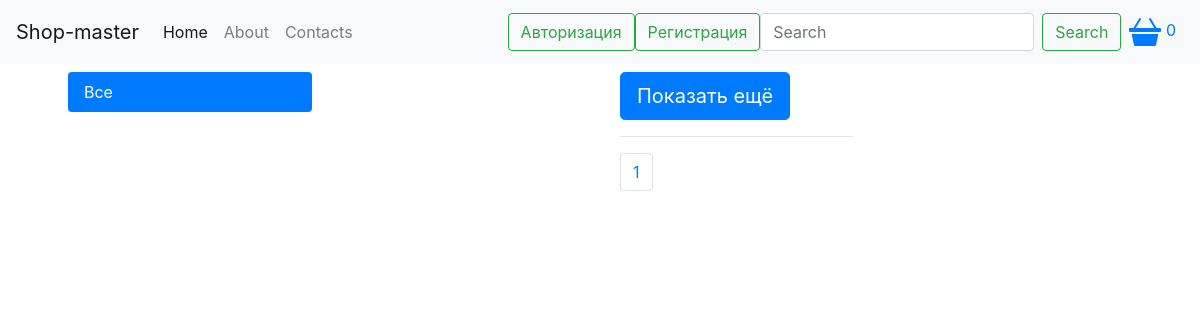
/?page=1, run on an earlier commit of the app's database.
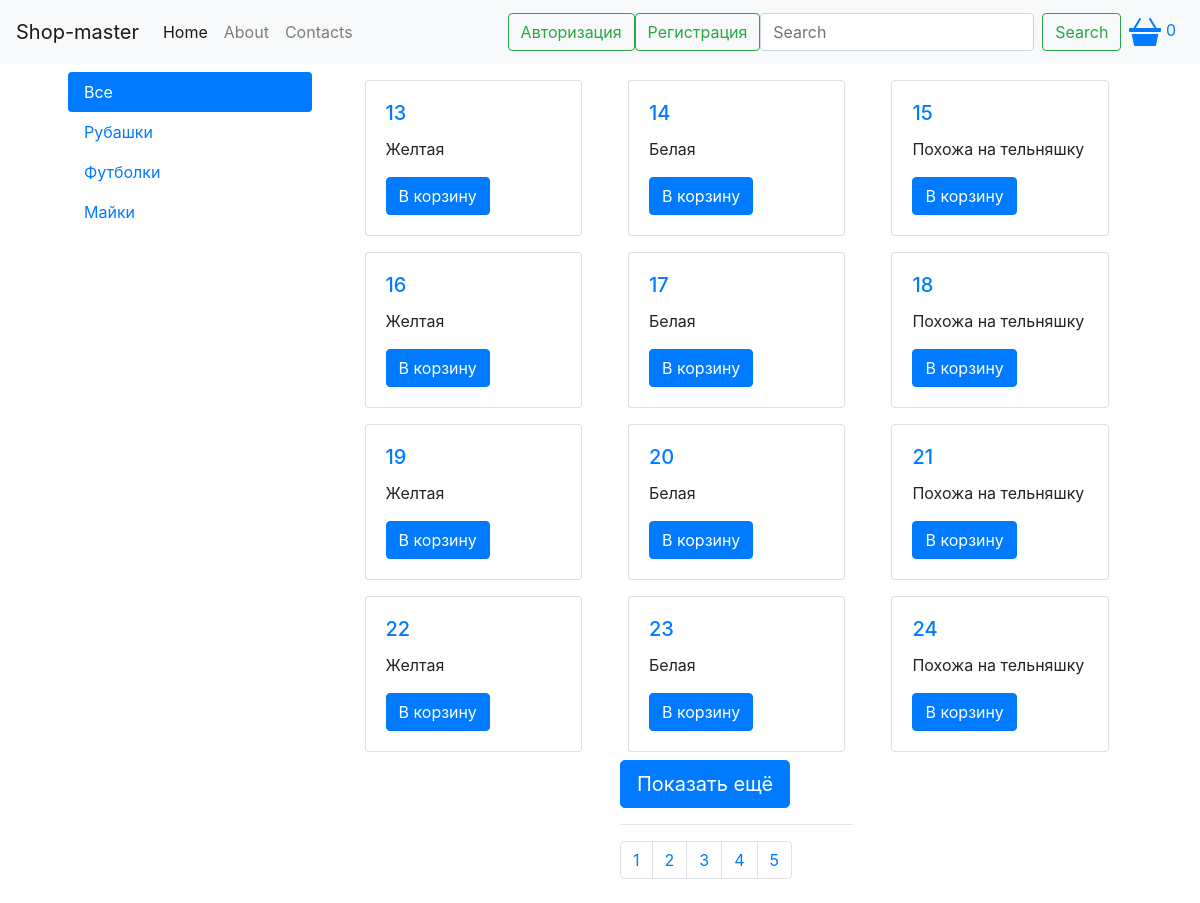
And on a later commit of the database.
### tables this page shows
CREATE TABLE `categories` (
  `id` int(11) NOT NULL,
  `title` varchar(255) NOT NULL
);

CREATE TABLE `products` (
  `id` int(11) NOT NULL,
  `title` varchar(255) NOT NULL,
  `description` text NOT NULL,
  `content` text NOT NULL,
  `category_id` int(11) NOT NULL,
  `image` varchar(255) NOT NULL
);

### parts/product_card.php (the view)
<div class="col-4">
	<div class="card m-2">
		<div class="card-body">
			<h5 class="card-title">
				<a href="product.php?id=<?php echo $row["id"] ?>">
					<?php echo $row["title"] ?>
				</a>
			</h5>
			<p class="card-text"><?php echo $row["description"] ?></p>
			<button class="btn btn-primary" onclick="addToBasket(this)" data-id="<?php echo $row["id"] ?>">
				В корзину
			</button>
		</div>
	</div>
</div>

### parts/cat_nav.php
<div class="nav flex-column nav-pills" id="v-pills-tab" role="tablist" aria-orientation="vertical">
	<a class="nav-link <?php if (!isset($_GET["id"])){ ?> active <?php }  ?>" href="/">Все</a>
	<?php
		$sql = "SELECT * FROM categories";
		$result = $connect->query($sql);
		while ($row = mysqli_fetch_assoc($result)) {
			if (isset($_GET["id"]) && $_GET["id"] == $row["id"]) {
				echo  "<a class='nav-link active' href='/cat.php?id=" . $row["id"] . "'>" . $row["title"] . "</a>";
			} else{
				echo  "<a class='nav-link' href='/cat.php?id=" . $row["id"] . "'>" . $row["title"] . "</a>";
			}
		}
	 ?>
</div>

### index.php (shortened to what this page needs)
<?php
	include "configs/db.php";
	include "parts/header.php"
 ?>
<div class="row" id="products">
	<?php
		$count = 12;
		if (isset($_GET["page"])) {
				$page = $_GET["page"];
				$offset = $page * 12;
				$sql = "SELECT * FROM products LIMIT 12 OFFSET " . $offset;
				$result = $connect->query($sql);
				while ($row = mysqli_fetch_assoc($result)) {
					include "parts/product_card.php";
				}
			} else {
				$sql = "SELECT * FROM products LIMIT " . $count;
				$result = $connect->query($sql);
				while ($row = mysqli_fetch_assoc($result)) {
					include "parts/product_card.php";
				}
			}
		$sql = "SELECT * FROM products";
		$result = $connect->query($sql);
		$num_rows = mysqli_num_rows($result);
		$len = floor( $num_rows / $count);
	?>
</div>
<div class="row">
	<div class="col-4 offset-4">
		<button class="btn btn-primary btn-lg" id="show-more">Показать ещё</button>
		<hr/>
		<nav aria-label="Page navigation example">
		  <ul class="pagination">
		    <?php
		    	for($i = 0; $i <= $len; $i++) { ?>
		    		<li class="page-item">
		    			<a class="page-link" id="page-link" href="?page=<?php echo $i ?>">
		    				<?php echo $i + 1  ?>
		    			</a>
		    		</li>
		    	<?php }
		     ?>
		  </ul>
		</nav>
	</div>
</div>
<?php
	include "parts/footer.php";
 ?>

What changed in the data, as far as the page shows it:
added categories: title "Рубашки"
added categories: title "Футболки"
added categories: title "Майки"
added products: title "13", description "Желтая"
added products: title "14", description "Белая"
added products: title "15", description "Похожа на тельняшку"
added products: title "16", description "Желтая"
added products: title "17", description "Белая"
added products: title "18", description "Похожа на тельняшку"
added products: title "19", description "Желтая"
added products: title "20", description "Белая"
added products: title "21", description "Похожа на тельняшку"
added products: title "22", description "Желтая"
added products: title "23", description "Белая"
added products: title "24", description "Похожа на тельняшку"
Also different on the page:
new list line: "2"
new list line: "3"
new list line: "4"
new list line: "5"
